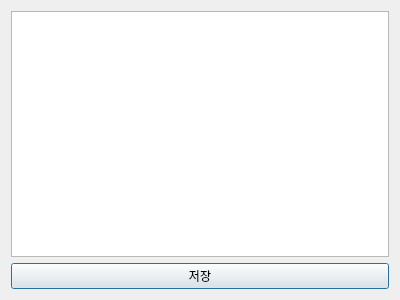
<?xml version="1.0" encoding="UTF-8"?>
<ui version="4.0">
 <class>Dialog</class>
 <widget class="QDialog" name="Dialog">
  <property name="geometry">
   <rect>
    <x>0</x>
    <y>0</y>
    <width>400</width>
    <height>300</height>
   </rect>
  </property>
  <property name="windowTitle">
   <string>과목별 메모</string>
  </property>
  <layout class="QVBoxLayout" name="verticalLayout">
   <item>
    <widget class="QTextEdit" name="text_edit_memo"/>
   </item>
   <item>
    <widget class="QPushButton" name="btn_save_memo">
     <property name="text">
      <string>저장</string>
     </property>
    </widget>
   </item>
  </layout>
 </widget>
 <resources/>
 <connections/>
</ui>
